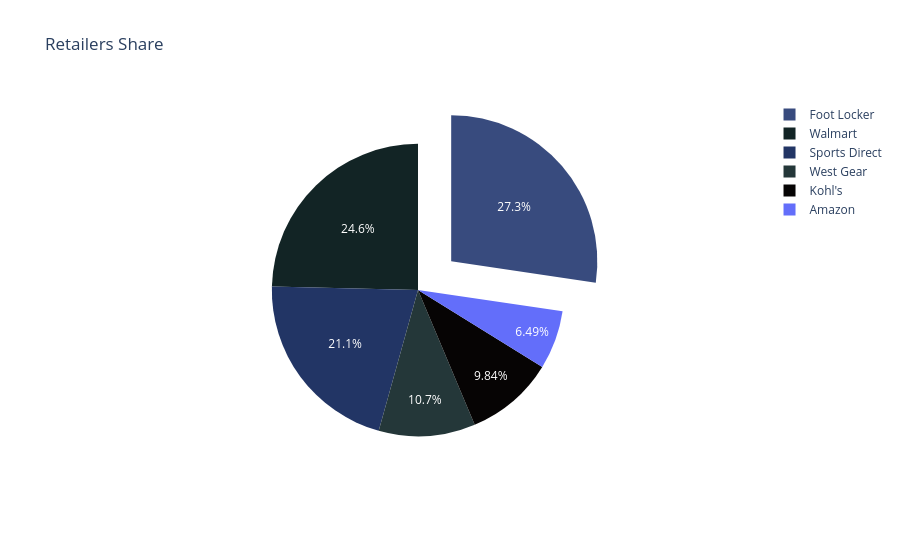

The notebook cell this image was saved under:
### Markdown cell above
### Analyze the top retailers:

### Code cell
labels = ['Foot Locker', 'Walmart', 'Sports Direct', 'West Gear', "Kohl's", 'Amazon']
values = [2637, 2374, 2032, 1030 ,949, 626]
Retailer_pie = go.Figure(data=[go.Pie( labels=labels , values= values , marker_colors = night_colors , pull=[0.3, 0, 0, 0 ,0, 0])])
Retailer_pie.update(layout_title_text='Retailers Share')
Retailer_pie.show()

### Figure 1 — Plotly figure (JSON) as saved in the notebook; plotly's stock layout.template omitted (floating-point values rounded to 4 significant figures)
{"data": [{"labels": ["Foot Locker", "Walmart", "Sports Direct", "West Gear", "Kohl's", "Amazon"], "marker": {"colors": ["rgb(56, 75, 126)", "rgb(18, 36, 37)", "rgb(34, 53, 101)", "rgb(36, 55, 57)", "rgb(6, 4, 4)"]}, "pull": [0.3, 0, 0, 0, 0, 0], "type": "pie", "values": [2637, 2374, 2032, 1030, 949, 626]}], "layout": {"title": {"text": "Retailers Share"}}}
